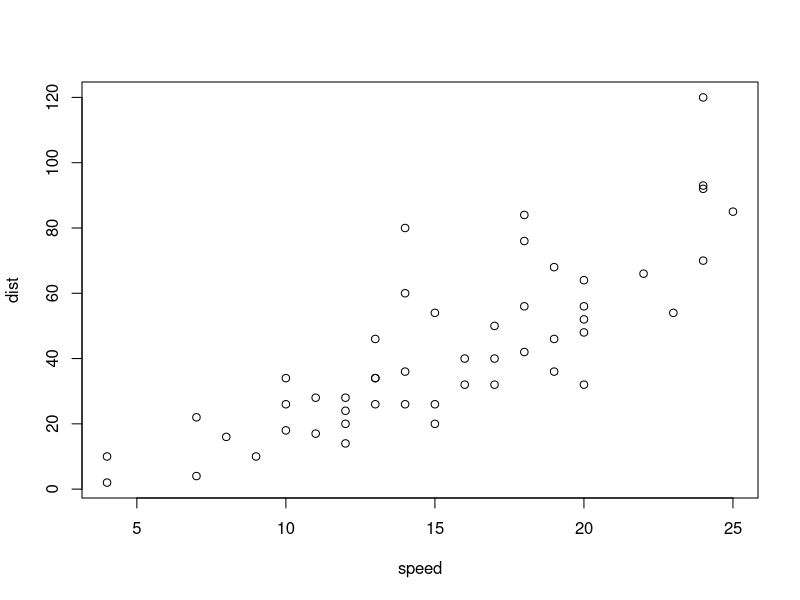
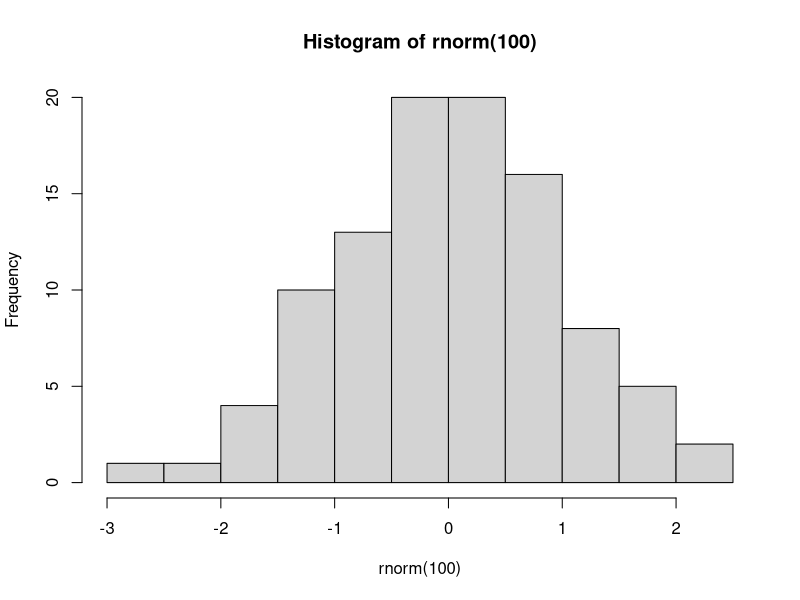

Recreate these plots in R, in order.
## ---- chunk 1
summary(cars)
## ---- chunk 2
plot(cars)
## ---- chunk 3
hist(rnorm(100))
